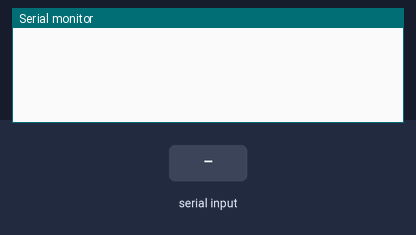
A sketch run on a simulated Arduino Uno, built with avr-gcc and run on an emulated ATmega328P. On the bench: the last lines printed to the serial monitor. The inputs (shaded band) are chosen by the test bench.

Above: at 1.2 s.
1.3 s: "90,45\n" received over Serial
At 2.5 s:
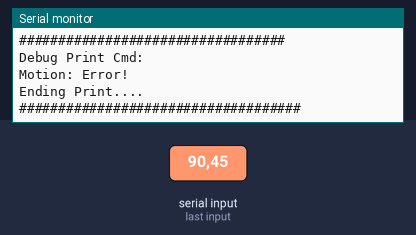
2.8 s: "5\n" received over Serial
4.3 s: "1,90,45\n" received over Serial
At 4.37 s:
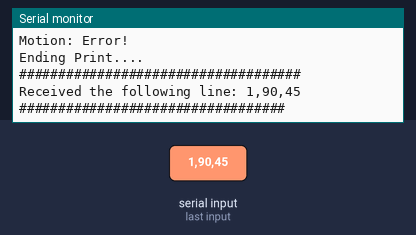
5.8 s: "S90\n" received over Serial
At 7.0 s:
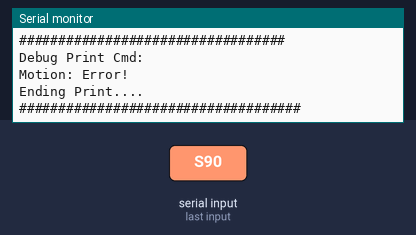

The sketch:

parse_cmd_test.ino
```cpp
enum class Motion { Stop, Forward, Backward, Left, Right, Error };

typedef struct {
  Motion motion;
  byte spd;
  size_t dur;
} Cmd;

#define READBUFLEN 20
#define MINBUFLEN 7
char readbuf[READBUFLEN];

byte readline()
{
  byte i;
  size_t readlen;

  i = 0;
  while(true) {
    if (Serial.available()) {
      readbuf[i] = Serial.read();
      if (readbuf[i++] == '\n') break;
      if (i == (READBUFLEN - 1)) break;
    } else {
      // This part may not be necessary, not sure though
      delay(1);
    }
  }

  readbuf[i] = '\0';
  Serial.print("Received the following line: ");
  Serial.println(readbuf);
  return i;
}


Motion parse_motion(char mo)
{
  switch(mo) {
    case 'S': return Motion::Stop;
    case 'L': return Motion::Left;
    case 'R': return Motion::Right;
    case 'F': return Motion::Forward;
    case 'B': return Motion::Backward;
    default:  return Motion::Error;
  }
}


// Cmd String Format:
// M.SSS.D+
// M -> Motion (L, R, S, F, B)
// S -> Speed (0 <= SSS <= 255)
// D -> Duration (0 <= D+) { in millis }
Cmd parse_cmd(char *buf, size_t buflen)
{
  Cmd cmd;

  if (buflen < MINBUFLEN) {
    cmd.motion = Motion::Error;
    return cmd;
  }

  if ((cmd.motion = parse_motion(buf[0])) == Motion::Error)
    return cmd;

  buf[5] = '\0';
  cmd.spd = atoi(&buf[2]);
  cmd.dur = atoi(&buf[6]);

  return cmd;
}


void debug_print_cmd(Cmd &cmd)
{
  Serial.print("##################################\nDebug Print Cmd:\n\nMotion: ");
  switch(cmd.motion) {
    case Motion::Left:
      Serial.println("Left");
      break;
    case Motion::Right:
      Serial.println("Right");
      break;
    case Motion::Forward:
      Serial.println("Forward");
      break;
    case Motion::Backward:
      Serial.println("Backward");
      break;
    case Motion::Stop:
      Serial.println("Stop");
      break;
    case Motion::Error:
      Serial.println("Error!\nEnding Print....\n####################################\n");
      return;
  }

  Serial.print("Speed: ");
  Serial.println(cmd.spd);
  Serial.print("Duration (millis): ");
  Serial.println(cmd.dur);
  Serial.println("###################################");
}


void setup() {
  Serial.begin(9600);
}


void loop() {
  Cmd cmd;
  byte readsize;

  readsize = readline();
  cmd = parse_cmd(readbuf, readsize);
  debug_print_cmd(cmd);
}
```

Measured:
- after the input at 1.3 s, the serial monitor: prints a new line at once (image 1)
- after the input at 4.3 s, the serial monitor: prints a new line at once (image 2)
- after the input at 5.8 s, the serial monitor: prints a new line at once (image 3)
